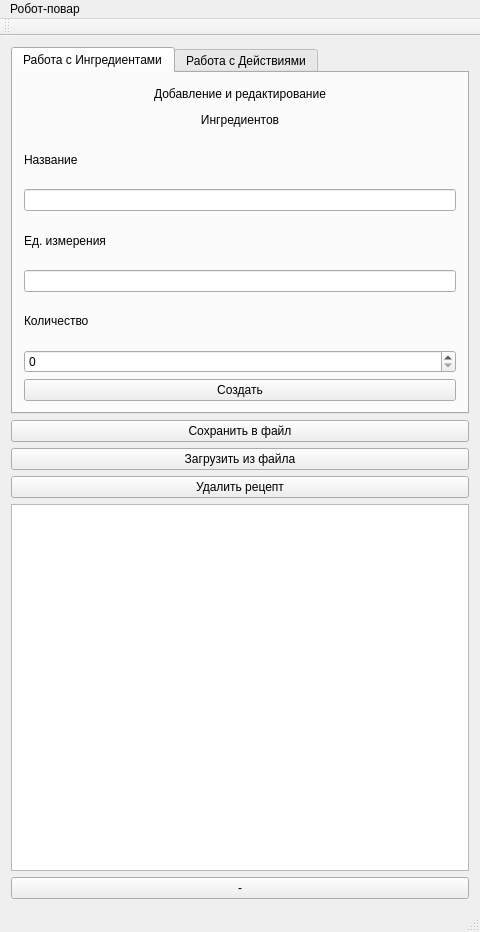
<?xml version="1.0" encoding="UTF-8"?>
<ui version="4.0">
 <class>MainWindow</class>
 <widget class="QMainWindow" name="MainWindow">
  <property name="geometry">
   <rect>
    <x>0</x>
    <y>0</y>
    <width>480</width>
    <height>932</height>
   </rect>
  </property>
  <property name="windowTitle">
   <string>MainWindow</string>
  </property>
  <widget class="QWidget" name="centralWidget">
   <layout class="QVBoxLayout" name="verticalLayout">
    <item>
     <layout class="QHBoxLayout" name="horizontalLayout">
      <item>
       <widget class="QTabWidget" name="tabWidget">
        <property name="currentIndex">
         <number>0</number>
        </property>
        <widget class="QWidget" name="tab">
         <attribute name="title">
          <string>Работа с Ингредиентами</string>
         </attribute>
         <layout class="QVBoxLayout" name="verticalLayout_3">
          <item>
           <layout class="QVBoxLayout" name="verticalLayout_5">
            <item>
             <widget class="QLabel" name="label">
              <property name="text">
               <string>&lt;html&gt;&lt;head/&gt;&lt;body&gt;&lt;p align=&quot;center&quot;&gt;Добавление и редактирование&lt;/p&gt;&lt;p align=&quot;center&quot;&gt;    Ингредиентов&lt;/p&gt;&lt;/body&gt;&lt;/html&gt;</string>
              </property>
             </widget>
            </item>
            <item>
             <widget class="QLabel" name="label_2">
              <property name="text">
               <string>Название</string>
              </property>
             </widget>
            </item>
            <item>
             <widget class="QLineEdit" name="lineEdit"/>
            </item>
            <item>
             <widget class="QLabel" name="label_4">
              <property name="text">
               <string>Ед. измерения</string>
              </property>
             </widget>
            </item>
            <item>
             <widget class="QLineEdit" name="lineEdit_2"/>
            </item>
            <item>
             <widget class="QLabel" name="label_5">
              <property name="text">
               <string>Количество</string>
              </property>
             </widget>
            </item>
            <item>
             <widget class="QSpinBox" name="spinBox"/>
            </item>
            <item>
             <widget class="QPushButton" name="createIngridentButton">
              <property name="text">
               <string>Создать</string>
              </property>
             </widget>
            </item>
           </layout>
          </item>
         </layout>
        </widget>
        <widget class="QWidget" name="tab_2">
         <attribute name="title">
          <string>Работа с Действиями</string>
         </attribute>
         <layout class="QVBoxLayout" name="verticalLayout_2">
          <item>
           <layout class="QVBoxLayout" name="verticalLayout_4">
            <item>
             <widget class="QLabel" name="label_3">
              <property name="text">
               <string>&lt;html&gt;&lt;head/&gt;&lt;body&gt;&lt;p align=&quot;center&quot;&gt;Добавление и редактирование&lt;/p&gt;&lt;p align=&quot;center&quot;&gt;Действий &lt;/p&gt;&lt;/body&gt;&lt;/html&gt;</string>
              </property>
             </widget>
            </item>
            <item>
             <widget class="QLabel" name="label_6">
              <property name="text">
               <string>&lt;html&gt;&lt;head/&gt;&lt;body&gt;&lt;p&gt;Действие&lt;/p&gt;&lt;p&gt;&lt;br/&gt;&lt;/p&gt;&lt;/body&gt;&lt;/html&gt;</string>
              </property>
             </widget>
            </item>
            <item>
             <widget class="QLineEdit" name="lineEdit_3"/>
            </item>
            <item>
             <widget class="QLabel" name="label_7">
              <property name="text">
               <string>Длительность</string>
              </property>
             </widget>
            </item>
            <item>
             <widget class="QDoubleSpinBox" name="doubleSpinBox">
              <property name="maximum">
               <double>1000.000000000000000</double>
              </property>
             </widget>
            </item>
            <item>
             <widget class="QPushButton" name="createActionIngridentButton">
              <property name="text">
               <string>Создать</string>
              </property>
             </widget>
            </item>
           </layout>
          </item>
         </layout>
        </widget>
       </widget>
      </item>
     </layout>
    </item>
    <item>
     <widget class="QPushButton" name="saveToFileButton">
      <property name="text">
       <string>Сохранить в файл</string>
      </property>
     </widget>
    </item>
    <item>
     <widget class="QPushButton" name="LoadFromFileButton">
      <property name="text">
       <string>Загрузить из файла</string>
      </property>
     </widget>
    </item>
    <item>
     <widget class="QPushButton" name="deletReceptButton">
      <property name="text">
       <string>Удалить рецепт</string>
      </property>
     </widget>
    </item>
    <item>
     <widget class="QTextBrowser" name="textBrowser"/>
    </item>
    <item>
     <widget class="QPushButton" name="deletNodeButton">
      <property name="text">
       <string>-</string>
      </property>
     </widget>
    </item>
   </layout>
  </widget>
  <widget class="QMenuBar" name="menuBar">
   <property name="geometry">
    <rect>
     <x>0</x>
     <y>0</y>
     <width>480</width>
     <height>25</height>
    </rect>
   </property>
   <widget class="QMenu" name="menu">
    <property name="title">
     <string>Робот-повар</string>
    </property>
   </widget>
   <addaction name="menu"/>
  </widget>
  <widget class="QToolBar" name="mainToolBar">
   <attribute name="toolBarArea">
    <enum>TopToolBarArea</enum>
   </attribute>
   <attribute name="toolBarBreak">
    <bool>false</bool>
   </attribute>
  </widget>
  <widget class="QStatusBar" name="statusBar"/>
 </widget>
 <layoutdefault spacing="6" margin="11"/>
 <resources/>
 <connections/>
</ui>
